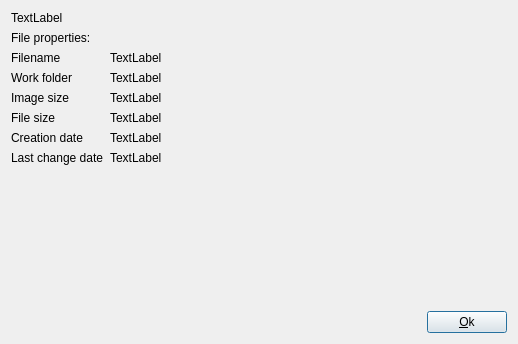
<?xml version="1.0" encoding="UTF-8"?>
<ui version="4.0">
 <class>Properties</class>
 <widget class="QDialog" name="Properties">
  <property name="geometry">
   <rect>
    <x>0</x>
    <y>0</y>
    <width>518</width>
    <height>344</height>
   </rect>
  </property>
  <property name="windowTitle">
   <string>QImageViewer - Properties</string>
  </property>
  <property name="windowIcon">
   <iconset resource="resources.qrc">
    <normaloff>:/res/file-properties.png</normaloff>:/res/file-properties.png</iconset>
  </property>
  <property name="locale">
   <locale language="English" country="Kenya"/>
  </property>
  <layout class="QVBoxLayout" name="verticalLayout">
   <item>
    <layout class="QFormLayout" name="formLayout">
     <property name="fieldGrowthPolicy">
      <enum>QFormLayout::AllNonFixedFieldsGrow</enum>
     </property>
     <item row="2" column="0">
      <widget class="QLabel" name="label_2">
       <property name="locale">
        <locale language="English" country="UnitedStates"/>
       </property>
       <property name="text">
        <string>File properties:</string>
       </property>
      </widget>
     </item>
     <item row="3" column="0">
      <widget class="QLabel" name="label">
       <property name="locale">
        <locale language="English" country="UnitedStates"/>
       </property>
       <property name="text">
        <string>Filename</string>
       </property>
      </widget>
     </item>
     <item row="3" column="1">
      <widget class="QLabel" name="fileNameLabel">
       <property name="text">
        <string>TextLabel</string>
       </property>
      </widget>
     </item>
     <item row="4" column="0">
      <widget class="QLabel" name="label_3">
       <property name="locale">
        <locale language="English" country="UnitedStates"/>
       </property>
       <property name="text">
        <string>Work folder</string>
       </property>
      </widget>
     </item>
     <item row="4" column="1">
      <widget class="QLabel" name="fileDirLabel">
       <property name="text">
        <string>TextLabel</string>
       </property>
      </widget>
     </item>
     <item row="5" column="0">
      <widget class="QLabel" name="label_4">
       <property name="locale">
        <locale language="English" country="UnitedStates"/>
       </property>
       <property name="text">
        <string>Image size</string>
       </property>
      </widget>
     </item>
     <item row="5" column="1">
      <widget class="QLabel" name="imageSizeLabel">
       <property name="text">
        <string>TextLabel</string>
       </property>
      </widget>
     </item>
     <item row="6" column="0">
      <widget class="QLabel" name="label_5">
       <property name="locale">
        <locale language="English" country="UnitedStates"/>
       </property>
       <property name="text">
        <string>File size</string>
       </property>
      </widget>
     </item>
     <item row="6" column="1">
      <widget class="QLabel" name="fileSizeLabel">
       <property name="text">
        <string>TextLabel</string>
       </property>
      </widget>
     </item>
     <item row="7" column="0">
      <widget class="QLabel" name="label_7">
       <property name="locale">
        <locale language="English" country="UnitedStates"/>
       </property>
       <property name="text">
        <string>Creation date</string>
       </property>
      </widget>
     </item>
     <item row="7" column="1">
      <widget class="QLabel" name="createDataLabel">
       <property name="text">
        <string>TextLabel</string>
       </property>
      </widget>
     </item>
     <item row="8" column="0">
      <widget class="QLabel" name="label_6">
       <property name="locale">
        <locale language="English" country="UnitedStates"/>
       </property>
       <property name="text">
        <string>Last change date</string>
       </property>
      </widget>
     </item>
     <item row="8" column="1">
      <widget class="QLabel" name="changesDataLabel">
       <property name="text">
        <string>TextLabel</string>
       </property>
      </widget>
     </item>
     <item row="1" column="0">
      <widget class="QLabel" name="formatView">
       <property name="text">
        <string>TextLabel</string>
       </property>
      </widget>
     </item>
    </layout>
   </item>
   <item>
    <layout class="QHBoxLayout" name="horizontalLayout">
     <item>
      <spacer name="horizontalSpacer">
       <property name="orientation">
        <enum>Qt::Horizontal</enum>
       </property>
       <property name="sizeHint" stdset="0">
        <size>
         <width>40</width>
         <height>20</height>
        </size>
       </property>
      </spacer>
     </item>
     <item>
      <widget class="QPushButton" name="pushButton">
       <property name="locale">
        <locale language="English" country="UnitedStates"/>
       </property>
       <property name="text">
        <string>&amp;Ok</string>
       </property>
      </widget>
     </item>
    </layout>
   </item>
  </layout>
 </widget>
 <resources>
  <include location="resources.qrc"/>
 </resources>
 <connections/>
</ui>
